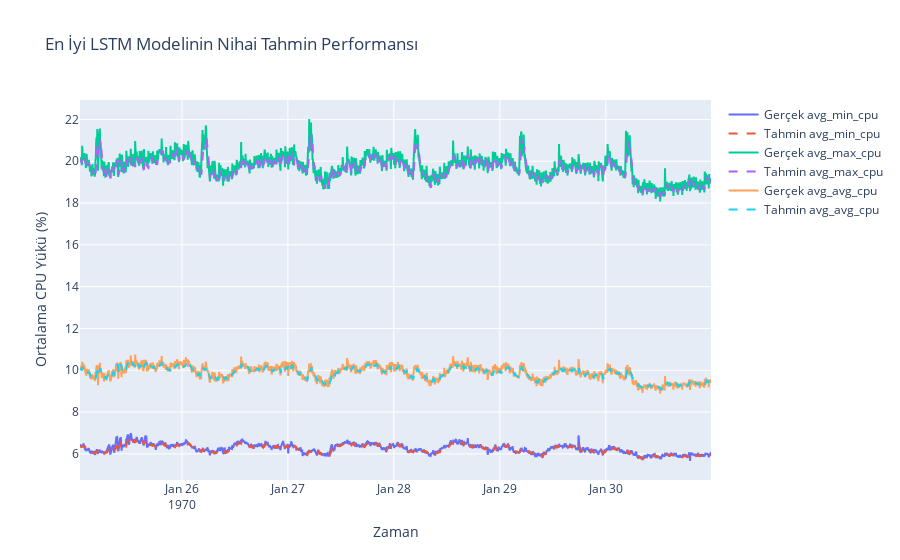

Write notebook code for a chart like this one.
### Code cell
import wandb
from sklearn.metrics import mean_absolute_error, mean_squared_error, r2_score
import plotly.graph_objects as go

def mean_absolute_percentage_error(y_true, y_pred): 
    y_true, y_pred = np.array(y_true), np.array(y_pred)
    return np.mean(np.abs((y_true - y_pred) / (y_true + 1e-8))) * 100

# --- 1. Adım: En İyi Deneyin Hiperparametrelerini ve Model Dosyasını Belirle ---

# WandB arayüzünden 'mild-planet-32' deneyinin "Config" sekmesinden
# bu bilgileri almalısın. 
best_run_config = {
    'hidden_dim': 50,
    'num_layers': 1,
    'dropout': 0.1,
    'lr': 0.001,
    'batch_size': 64,
    'epochs':20
}
best_model_filename = "model_path/lstm_LSTM_h50_l1.pt" 

# --- 2. Adım: En İyi Modelin Ağırlıklarını Yükle ---

# Önce en iyi hiperparametrelerle modelin boş bir kopyasını oluştur
final_model = LSTMModel(
    hidden_layer_size=best_run_config['hidden_dim'],
    num_layers=best_run_config['num_layers'],
    dropout=best_run_config['dropout']
).to(device)

# Kayıtlı ağırlıkları modele yükle
try:
    final_model.load_state_dict(torch.load(best_model_filename))
    print(f"'{best_model_filename}' dosyasından ağırlıklar başarıyla yüklendi.")
except FileNotFoundError:
    print(f"HATA: '{best_model_filename}' dosyası bulunamadı.")
    # Gerekirse bu hücreyi durdurabilirsin
    # assert False, "Model dosyası bulunamadı, devam edilemiyor."

# --- 3. Adım: Yüklenen Model ile Tahmin Yap ---

final_model.eval()
test_predictions = []
with torch.no_grad():
    for seq, label in zip(X_test, y_test):
        seq_gpu = seq.unsqueeze(0).to(device)
        y_pred = final_model(seq_gpu)
        test_predictions.append(y_pred.squeeze(0).cpu().numpy())

predictions_original_scale = scaler.inverse_transform(np.array(test_predictions))
y_test_original_scale = scaler.inverse_transform(y_test.numpy())

# --- 4. Adım: Nihai Metrikleri ve Grafiği Hazırla ---

target_columns = ['avg_min_cpu', 'avg_max_cpu', 'avg_avg_cpu']
final_metrics = {}

print("\n--- Nihai Modelin Performans Metrikleri ---")
for i, column in enumerate(target_columns):
    y_true_col = y_test_original_scale[:, i]
    y_pred_col = predictions_original_scale[:, i]
    
    mae = mean_absolute_error(y_true_col, y_pred_col)
    rmse = np.sqrt(mean_squared_error(y_true_col, y_pred_col))
    r2 = r2_score(y_true_col, y_pred_col)
    mape = mean_absolute_percentage_error(y_true_col, y_pred_col)
    
    final_metrics[column] = {'MAE': mae, 'RMSE': rmse, 'R2': r2, 'MAPE': mape}
    
    print(f"\n--- Metrik: '{column}' ---")
    print(f"  MAE: {mae:.2f}, RMSE: {rmse:.2f}, R²: {r2:.2f}, MAPE: {mape:.2f}%")

# Nihai grafiği oluştur
final_fig = go.Figure()
for i, column in enumerate(target_columns):
    final_fig.add_trace(go.Scatter(x=df.index[train_size+lookback:], y=y_test_original_scale[:, i], mode='lines', name=f'Gerçek {column}'))
    final_fig.add_trace(go.Scatter(x=df.index[train_size+lookback:], y=predictions_original_scale[:, i], mode='lines', name=f'Tahmin {column}', line=dict(dash='dash')))
final_fig.update_layout(title='En İyi LSTM Modelinin Nihai Tahmin Performansı', xaxis_title='Zaman', yaxis_title='Ortalama CPU Yükü (%)')
final_fig.show()

# --- 5. Adım: Nihai Sonuçları WandB'ye Logla ---

print("\nNihai sonuçlar WandB'ye loglanıyor...")
run = wandb.init(project="bites-cpu-forecasting", name="Final_Evaluation_Best_LSTM", config=best_run_config)

# Loglanacak metrikleri düzenle
log_dict = {}
for col_name, metrics in final_metrics.items():
    for metric_name, value in metrics.items():
        log_dict[f"{col_name}_{metric_name}"] = value

# Metrikleri ve son grafiği logla
log_dict["Final Tahmin Grafiği"] = final_fig
wandb.log(log_dict)

run.finish()
print("Loglama tamamlandı.")

### Figure 1 — Plotly figure (JSON) as saved in the notebook; plotly's stock layout.template omitted (floating-point values rounded to 4 significant figures; data arrays with more than 128 entries replaced by an {"elided": "..."} marker saying what was removed)
{"data": [{"mode": "lines", "name": "Gerçek avg_min_cpu", "type": "scatter", "x": {"elided": "1716 str values"}, "y": {"elided": "1716 float values"}}, {"line": {"dash": "dash"}, "mode": "lines", "name": "Tahmin avg_min_cpu", "type": "scatter", "x": {"elided": "1716 str values"}, "y": {"elided": "1716 float values"}}, {"mode": "lines", "name": "Gerçek avg_max_cpu", "type": "scatter", "x": {"elided": "1716 str values"}, "y": {"elided": "1716 float values"}}, {"line": {"dash": "dash"}, "mode": "lines", "name": "Tahmin avg_max_cpu", "type": "scatter", "x": {"elided": "1716 str values"}, "y": {"elided": "1716 float values"}}, {"mode": "lines", "name": "Gerçek avg_avg_cpu", "type": "scatter", "x": {"elided": "1716 str values"}, "y": {"elided": "1716 float values"}}, {"line": {"dash": "dash"}, "mode": "lines", "name": "Tahmin avg_avg_cpu", "type": "scatter", "x": {"elided": "1716 str values"}, "y": {"elided": "1716 float values"}}], "layout": {"title": {"text": "En İyi LSTM Modelinin Nihai Tahmin Performansı"}, "xaxis": {"title": {"text": "Zaman"}}, "yaxis": {"title": {"text": "Ortalama CPU Yükü (%)"}}}}
